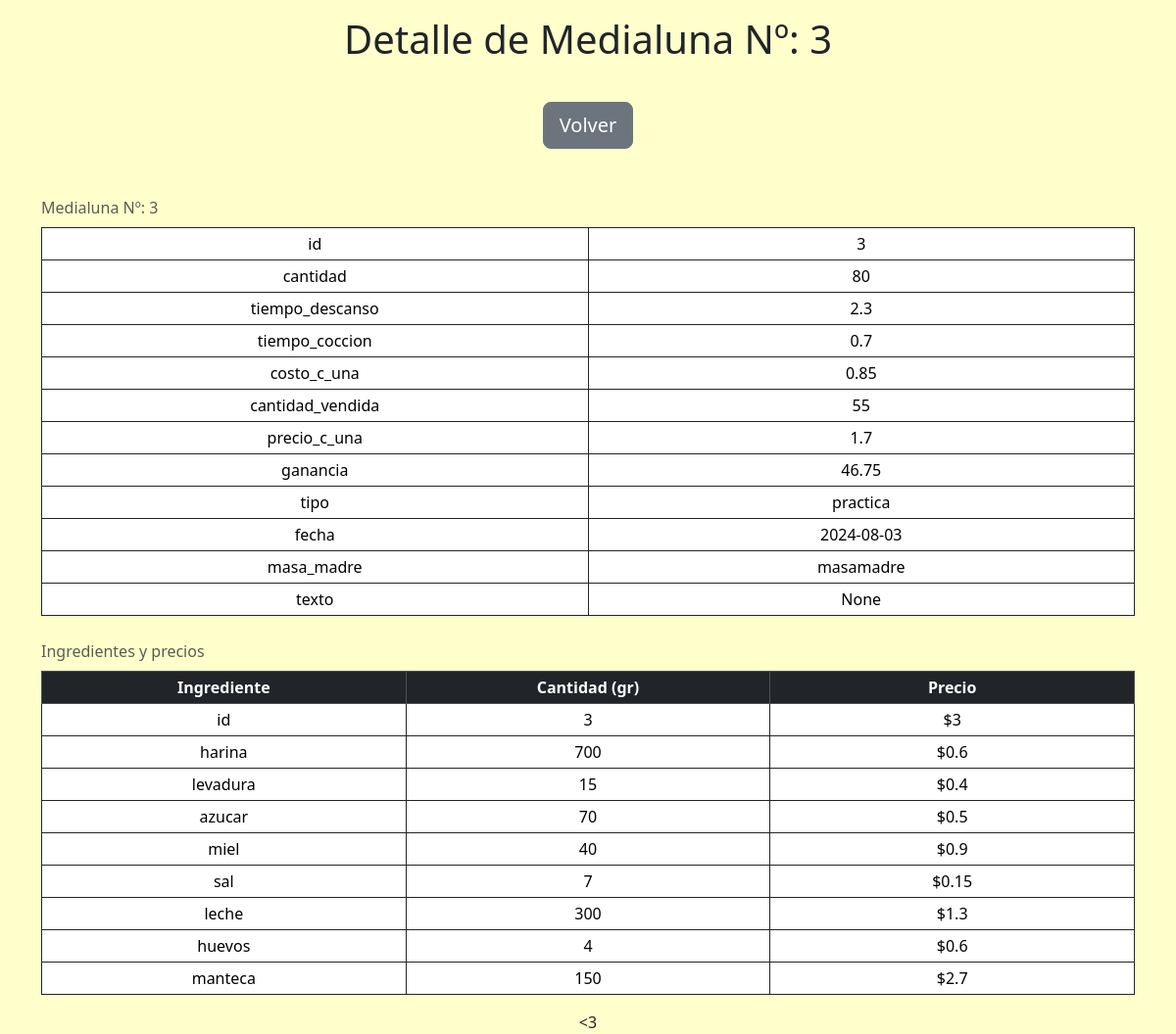
Page /medialunas/3 on the committed database.
### tables this page shows
CREATE TABLE "medialunas" (
        "id"    INTEGER NOT NULL UNIQUE, 
        "cantidad"      INTEGER,
        "tiempo_descanso"       REAL,    
        "tiempo_coccion"        REAL,    
        "costo_c_una"   REAL,
        "cantidad_vendida"      INTEGER, 
        "precio_c_una"  REAL,
        "ganancia"      REAL,
        "tipo"  TEXT,
        "fecha" TEXT, "masa_madre" TEXT, "texto" TEXT,
        PRIMARY KEY("id" AUTOINCREMENT)
);

CREATE TABLE ingredientes (
	id INTEGER NOT NULL,
	harina INTEGER,
	levadura INTEGER,
	azucar INTEGER,
	miel INTEGER,
	sal INTEGER,
	leche INTEGER,
	huevos INTEGER,
	manteca INTEGER,
	FOREIGN KEY(id) REFERENCES medialunas(id)
);

CREATE TABLE precios (
	id INTEGER NOT NULL,
	harina REAL,
	levadura REAL,
	azucar REAL,
	miel REAL,
	sal REAL,
	leche REAL,
	huevos REAL,
	manteca REAL,
	FOREIGN KEY(id) REFERENCES medialunas(id)
);

### app.py (the view)
@app.route('/medialunas/<int:id>')
def mostrar_medialunas(id: int):
    with sqlite3.connect(database) as connection:
        cursor = connection.cursor()
        cursor.execute("SELECT * FROM medialunas WHERE id=?", (str(id),))
        selected_medialuna = cursor.fetchone()
        cursor.execute("SELECT * FROM ingredientes WHERE id=?", (str(id),))
        selected_ingredientes = cursor.fetchone()
        cursor.execute("SELECT * FROM precios WHERE id=?", (str(id),))
        selected_precios = cursor.fetchone()
    medialuna = crear_diccionario(COLUMNAS_MEDIALUNAS, selected_medialuna)
    ingredientes = crear_diccionario(COLUMNAS_INGREDIENTES_PRECIOS, selected_ingredientes)
    precios = crear_diccionario(COLUMNAS_INGREDIENTES_PRECIOS, selected_precios)
    return render_template("medialunas.html", medialuna=medialuna,
                           ingredientes=ingredientes, precios=precios)

### funciones.py (called while the page is built)
def crear_diccionario(keys: list, values: tuple) -> dict:
    dic = {}
    if (values != None):
        for i in range(len(keys)):
            dic[keys[i]] = values[i]
    return dic

### templates/medialunas.html (shortened to what this page needs)
{% extends "layout.html" %}
{% block main %}
<h1> Detalle de Medialuna Nº: {{ medialuna["id"] }} </h1>
<div class="btn-container">
    <a href="/" class="btn btn-secondary btn-lg">Volver</a>
</div>
<div class="container table-responsive-sm">
    <table class="table table-sm table-hover table-bordered border-dark">
        <caption> Medialuna Nº: {{ medialuna["id"] }} </caption>
        <tbody>
            {% for key in medialuna %}
            <tr>
                <td> {{ key }} </td>
                <td> {{ medialuna[key] }} </td>
            </tr>
            {% endfor %}
        </tbody>
    </table>
    <table class="table table-sm table-hover table-bordered border-dark">
        <caption> Ingredientes y precios </caption>
        <thead class="table-dark">
            <tr>
                <th> Ingrediente </th>
                <th> Cantidad (gr) </th>
                <th> Precio </th>
            </tr>
        </thead>
        <tbody>
            {% for key in ingredientes %}
            <tr>
                <td> {{ key }} </td>
                <td> {{ ingredientes[key] }} </td>
                <td> ${{ precios[key] }} </td>
            </tr>
            {% endfor %}
        </tbody>
    </table>
</div>
{% endblock %}

### static/styles.css (style rules this page uses)
body { background-color: #ffffcc !important; text-align: center !important; }
.btn-container { margin-top: 5vh; margin-bottom: 5vh; width: 100%; }
caption { caption-side: top; }
h1 { margin-top: 1rem !important; }
table { table-layout: fixed; word-break: break-all; }

### rows in the picture
medialunas: id "3", id "3" "80" "2.3" "0.7" "0.85" "55" "1.7" "46.75" "practica" "2024-08-03" "masamadre"
ingredientes: id "3" "700" "15" "70" "40" "7" "300" "4" "150"
precios: id "3" "0.6" "0.4" "0.5" "0.9" "0.15" "1.3" "0.6" "2.7"

### other values in the picture
{{ key }} "id" "cantidad" "tiempo_descanso" "tiempo_coccion" "costo_c_una" "cantidad_vendida" "precio_c_una" "ganancia" "tipo" "fecha" "masa_madre" "texto"
{{ medialuna[key] }} "None"
{{ key }} "id" "harina" "levadura" "azucar" "miel" "sal" "leche" "huevos" "manteca"
